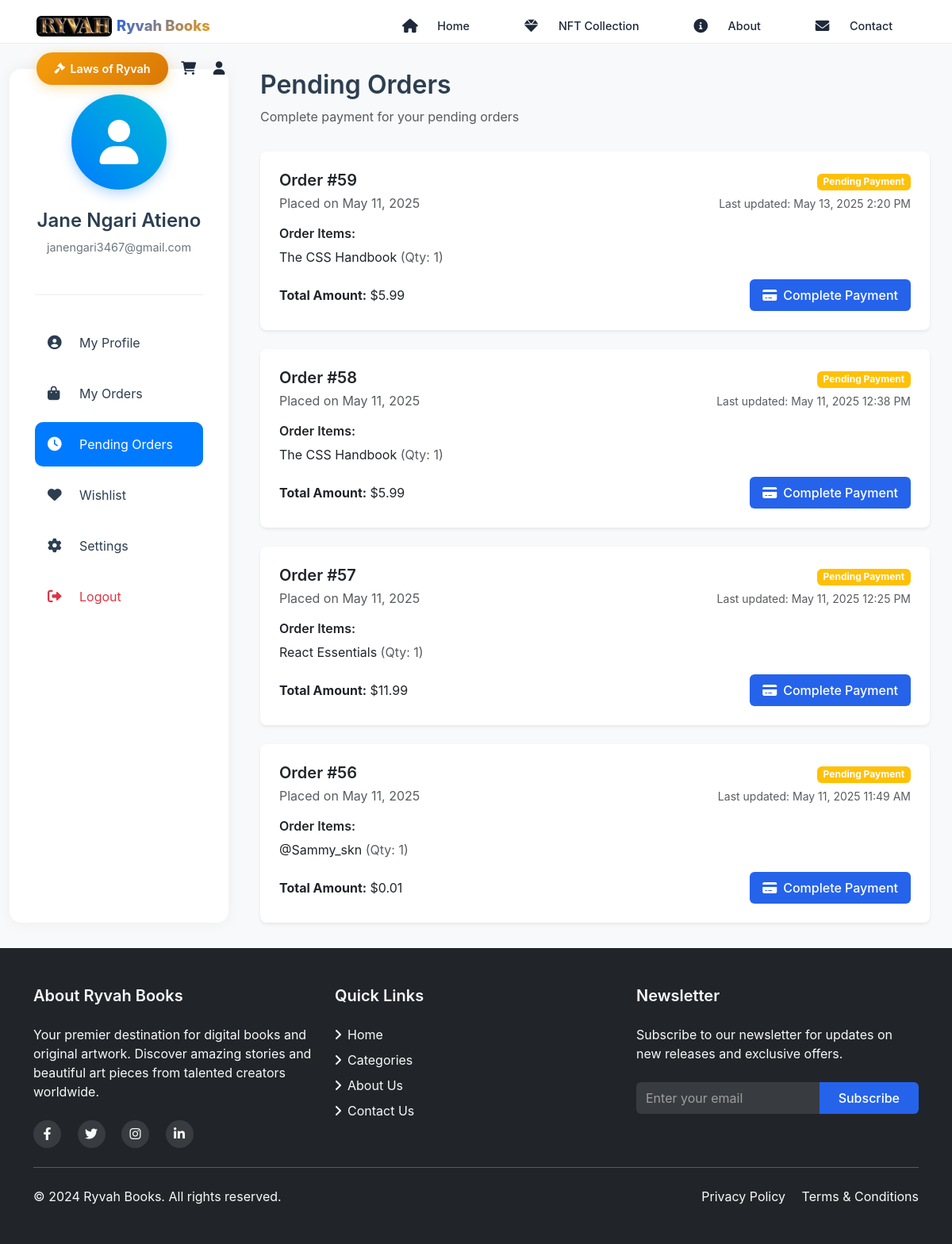
Before: /pages/pending_orders.php (signed in) with the older database file.
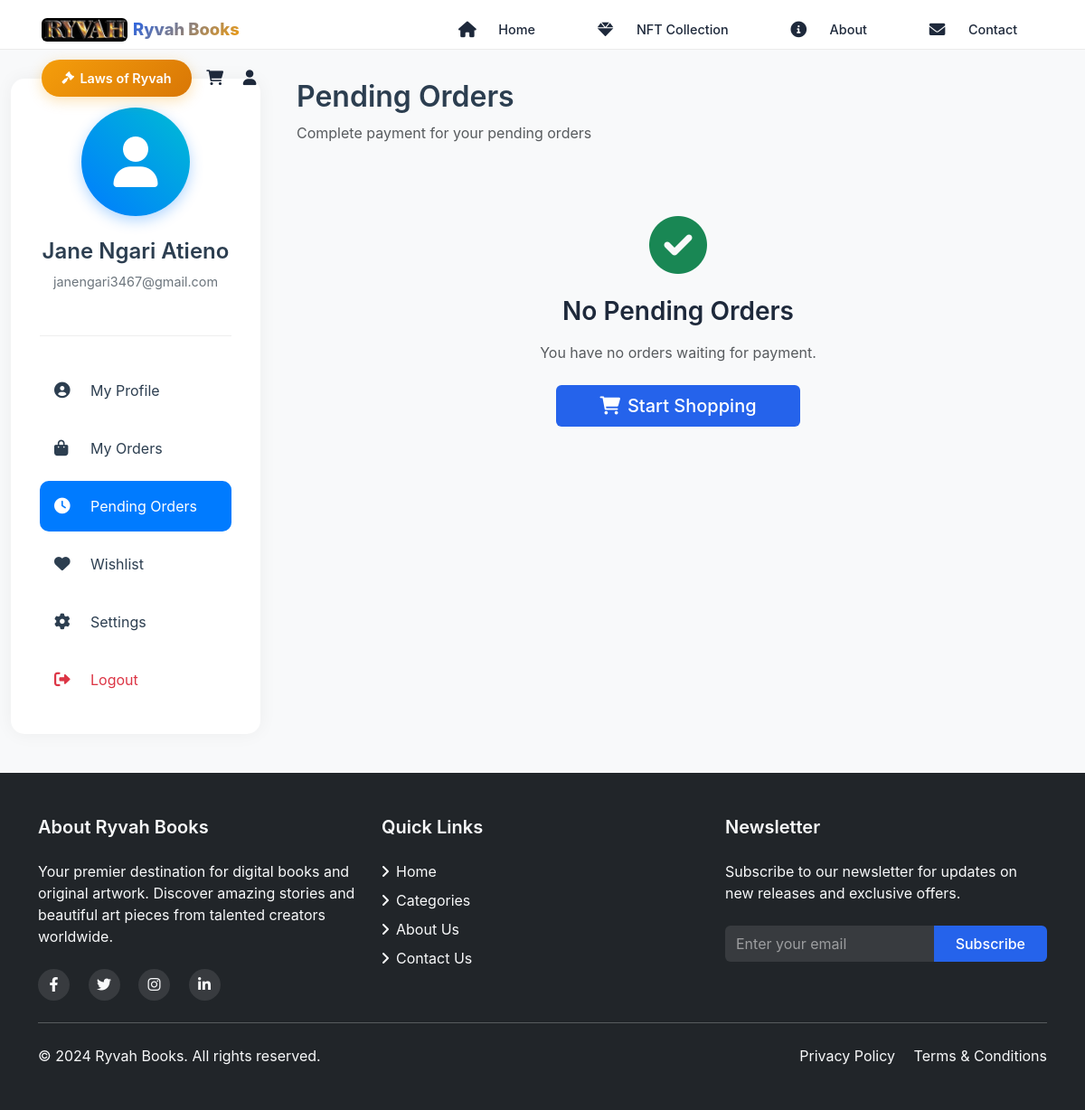
After: the same page with the newer database file.
### tables this page shows
CREATE TABLE IF NOT EXISTS `orders` (
  `id` int NOT NULL AUTO_INCREMENT,
  `invoice_number` varchar(20) NOT NULL,
  `user_id` int NOT NULL,
  `order_date` datetime NOT NULL DEFAULT CURRENT_TIMESTAMP,
  `total_amount` decimal(10,2) NOT NULL DEFAULT '0.00',
  `tax_amount` decimal(10,2) NOT NULL DEFAULT '0.00',
  `tax_rate` decimal(5,2) NOT NULL DEFAULT '0.00',
  `payment_status` enum('pending','processing','completed','failed','refunded') NOT NULL DEFAULT 'pending',
  `payment_method` varchar(50) DEFAULT NULL,
  `paypal_order_id` varchar(255) DEFAULT NULL,
  `shipping_address` text,
  `billing_address` text,
  `notes` text,
  `created_at` timestamp NULL DEFAULT CURRENT_TIMESTAMP,
  `updated_at` timestamp NULL DEFAULT CURRENT_TIMESTAMP ON UPDATE CURRENT_TIMESTAMP,
  PRIMARY KEY (`id`),
  UNIQUE KEY `invoice_number` (`invoice_number`),
  KEY `user_id` (`user_id`),
  KEY `order_date` (`order_date`),
  KEY `payment_status` (`payment_status`),
  KEY `idx_orders_invoice` (`invoice_number`),
  KEY `idx_paypal_order_id` (`paypal_order_id`)
);

### pages/pending_orders.php (the view, shortened to what the changed rows need)
<?php
require_once '../includes/bootstrap.php';
$user_id = $_SESSION['user_id'];
$sql = "SELECT o.*,
        GROUP_CONCAT(DISTINCT p.type) as product_types,
        GROUP_CONCAT(DISTINCT p.name SEPARATOR '||') as product_names,
        GROUP_CONCAT(DISTINCT oi.quantity SEPARATOR '||') as quantities,
        (
            SELECT status
            FROM order_status_history
            WHERE order_id = o.id
            ORDER BY created_at DESC
            LIMIT 1
        ) as current_status,
        (
            SELECT created_at
            FROM order_status_history
            WHERE order_id = o.id
            ORDER BY created_at DESC
            LIMIT 1
        ) as last_status_update
        FROM orders o
        JOIN order_items oi ON o.id = oi.order_id
        JOIN products p ON oi.product_id = p.id
        WHERE o.user_id = ? AND o.payment_status = 'pending'
        GROUP BY o.id
        ORDER BY o.created_at DESC";
$stmt = $conn->prepare($sql);
$stmt->bind_param("i", $user_id);
$stmt->execute();
$result = $stmt->get_result();
$pending_orders = $result->fetch_all(MYSQLI_ASSOC);
include '../includes/layouts/header.php';
?>
<div class="profile-container">
    <div class="container-fluid">
        <div class="row">
            <div class="col-lg-9">
                <div class="profile-content">
                    <div class="content-header">
                        <h2>Pending Orders</h2>
        </div>
        <?php if (empty($pending_orders)): ?>
                        <div class="text-center py-5">
                            <div class="mb-4">
                                <i class="fas fa-check-circle fa-4x text-success"></i>
                            </div>
                            <h3 class="mb-3">No Pending Orders</h3>
                            <p class="text-muted mb-4">You have no orders waiting for payment.</p>
                            <a href="../index.php" class="btn btn-primary btn-lg px-5">
                                <i class="fas fa-shopping-cart me-2"></i>Start Shopping
                            </a>
            </div>
        <?php else: ?>
            <div class="row g-4">
                            <?php foreach ($pending_orders as $order):
                                $product_names = explode('||', $order['product_names']);
                                $quantities = explode('||', $order['quantities']);
                            ?>
                                <div class="col-12">
                                    <div class="card border-0 shadow-sm">
                                        <div class="card-body p-4">
                                <div class="d-flex justify-content-between align-items-center mb-3">
                                                <div>
                                                    <h5 class="card-title mb-1">Order
                                                        #<?php echo htmlspecialchars($order['id']); ?></h5>
                                                    <p class="text-muted mb-0">
                                                        Placed on <?php echo $order['created_at'] ? date('F j, Y', strtotime($order['created_at'])) : 'N/A'; ?>
                                                    </p>
                                </div>
                                                <div class="text-end">
                                                    <span class="badge bg-warning">Pending Payment</span>
                                                    <p class="text-muted mb-0 mt-1">
                                                        <small>Last updated:
                                                            <?php
                                                            $lastUpdate = $order['last_status_update'] ?? $order['created_at'];
                                                            echo $lastUpdate ? date('M j, Y g:i A', strtotime($lastUpdate)) : 'N/A';
                                                            ?></small>
                                </p>
                                                </div>
                                            </div>
                                <div class="mb-3">
                                                <h6 class="mb-2">Order Items:</h6>
                                                <ul class="list-unstyled mb-0">
                                                    <?php for ($i = 0; $i < count($product_names); $i++): ?>
                                                        <li class="mb-1">
                                                            <?php echo htmlspecialchars($product_names[$i]); ?>
                                                            <span class="text-muted">(Qty: <?php echo $quantities[$i]; ?>)</span>
                                                        </li>
                                                    <?php endfor; ?>
                                                </ul>
                                </div>
                                <div class="d-flex justify-content-between align-items-center">
                                                <div>
                                                    <p class="mb-0">
                                                        <strong>Total Amount:</strong>
                                        $<?php echo number_format($order['total_amount'], 2); ?>
                                                    </p>
                                    </div>
                                                <div class="text-end">
                                                    <a href="../checkout/checkout.php?order_id=<?php echo $order['id']; ?>"
                                                        class="btn btn-primary">
                                                        <i class="fas fa-credit-card me-2"></i>Complete Payment
                                    </a>
                                                </div>
                                </div>
                            </div>
                        </div>
                    </div>
                <?php endforeach; ?>
            </div>
        <?php endif; ?>
    </div>
            </div>
        </div>
    </div>
</div>

Changed rows visible on the page:
removed orders: id "59", created_at "May 11, 2025", lastUpdate "May 13, 2025 2:20 PM", i "The CSS Handbook", i "1", total_amount "5.99"
removed orders: id "58", created_at "May 11, 2025", lastUpdate "May 11, 2025 12:38 PM", i "The CSS Handbook", i "1", total_amount "5.99"
removed orders: id "57", created_at "May 11, 2025", lastUpdate "May 11, 2025 12:25 PM", i "React Essentials", i "1", total_amount "11.99"
removed orders: id "56", created_at "May 11, 2025", lastUpdate "May 11, 2025 11:49 AM", i "@Sammy_skn", i "1", total_amount "0.01"
Other visible differences:
text now shown: "No Pending Orders You have no orders waiting for payment. Start Shopping"
